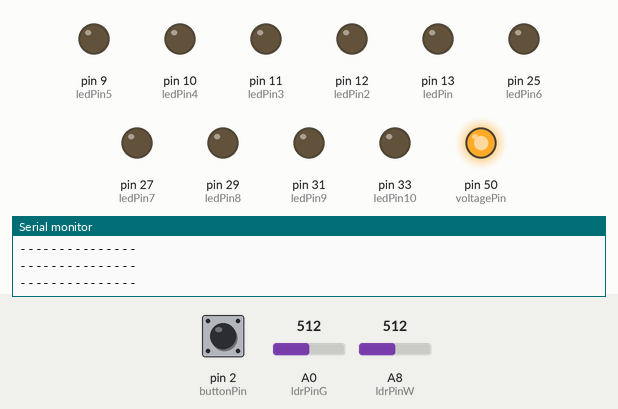
A sketch run on a simulated Arduino Mega 2560, built with avr-gcc and run on an emulated ATmega2560. Parts: output pins drawn as LEDs (lit = HIGH), the last lines printed to the serial monitor. Inputs (shaded band) come from the test bench; at power-on: A0 (ldrPinG) = 512, A8 (ldrPinW) = 512, pin 2 (buttonPin) LOW.

Above: at 1.2 s.
1.3 s: A0 (ldrPinG) set to 484
At 2.5 s:
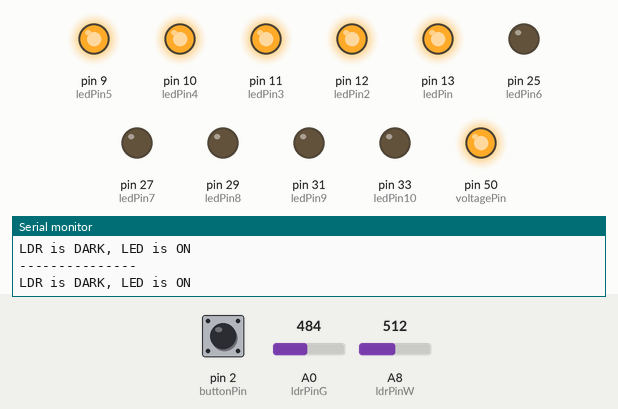
2.8 s: A8 (ldrPinW) set to 488
At 3.1 s:
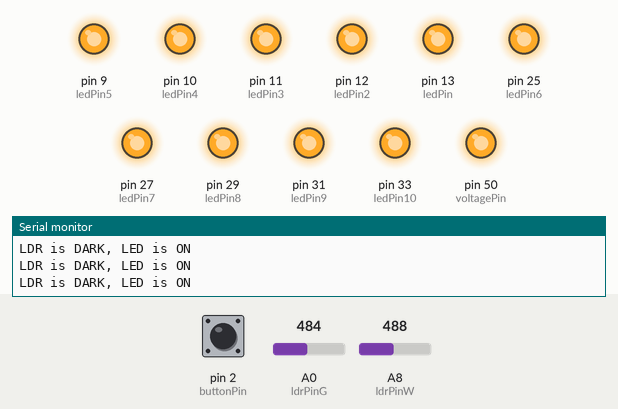
4.3 s: A0 (ldrPinG) set to 510
At 5.1 s:
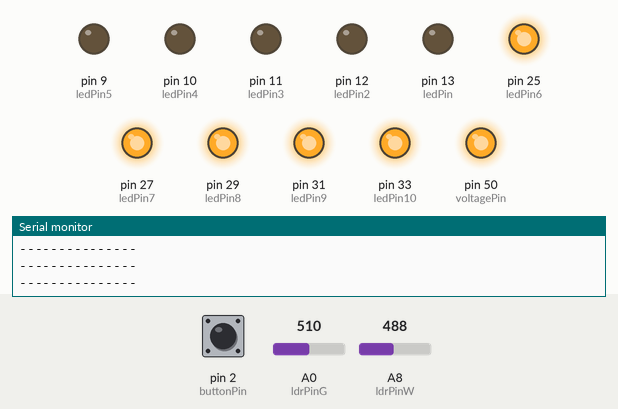
5.8 s: pin 2 (buttonPin) pulled HIGH for 0.15 s
At 8.4 s:
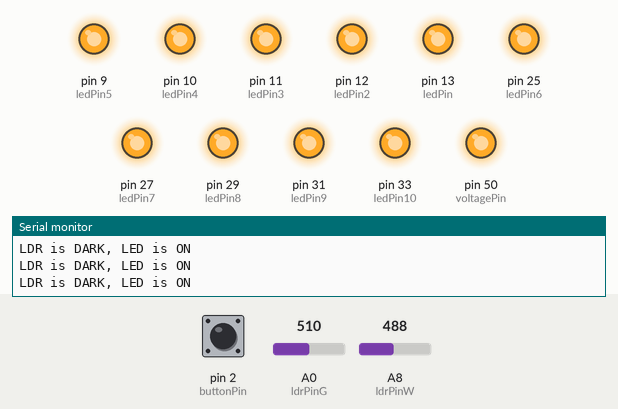
8.9 s: pin 2 (buttonPin) pulled HIGH for 1 s
At 12.3 s:
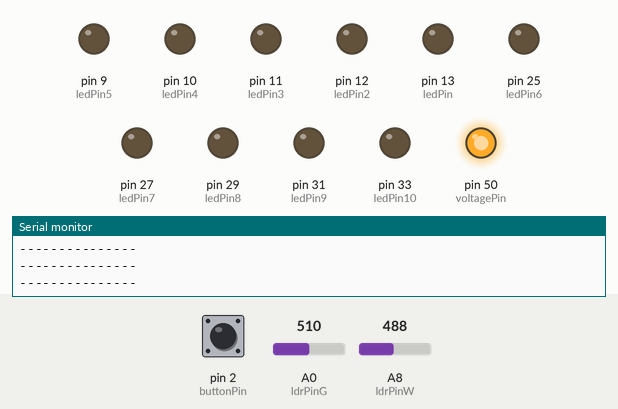
Timing chart, 0 to 13.4 s (numbered marks = the images above; inputs shaded):
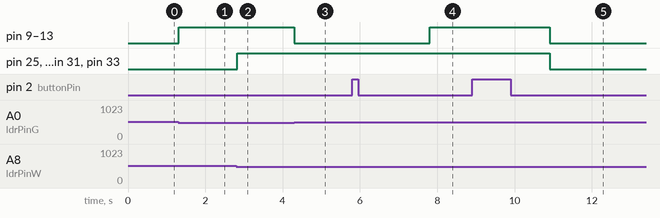

Measured:
- the behaviour switches between 501 and 500 on A0 (ldrPinG) (found by bisection; images 0 and 1)
- the behaviour switches between 501 and 500 on A8 (ldrPinW) (found by bisection; images 1 and 2)
- after the input at 1.3 s, pin 9 (ledPin5), pin 10 (ledPin4), pin 11 (ledPin3), pin 12 (ledPin2), pin 13 (ledPin): LOW → HIGH at once
- after the input at 2.8 s, pin 25 (ledPin6), pin 27 (ledPin7), pin 29 (ledPin8), pin 31 (ledPin9), pin 33 (ledPin10): LOW → HIGH at once
- after the input at 4.3 s, pin 9 (ledPin5), pin 10 (ledPin4), pin 11 (ledPin3), pin 12 (ledPin2), pin 13 (ledPin): HIGH → LOW at once
- after the input at 5.8 s, pin 9 (ledPin5), pin 10 (ledPin4), pin 11 (ledPin3), pin 12 (ledPin2), pin 13 (ledPin): LOW → HIGH after 2.0 s
- after the input at 8.9 s, pin 9 (ledPin5), pin 10 (ledPin4), pin 11 (ledPin3), pin 12 (ledPin2), pin 13 (ledPin), pin 25 (ledPin6), pin 27 (ledPin7), pin 29 (ledPin8), pin 31 (ledPin9), pin 33 (ledPin10): HIGH → LOW after 2.0 s

The sketch:

FinalProjectSMW.ino
```cpp
/*Define pins for LEDs, Button, and ldrs (photoresistors)*/
/*All Serial Reads are for tesing purposes.*/
const int ledPin = 13;
const int ledPin2 = 12;
const int ledPin3 = 11;
const int ledPin4 = 10;
const int ledPin5 = 9;

const int ledPin6 = 25;
const int ledPin7 = 27;
const int ledPin8 = 29;
const int ledPin9 = 31;
const int ledPin10 =33;
/*turns digital pin on Arduino to a 5V pin.*/
const int voltagePin = 50;
const int buttonPin = 2;
/*Define button state to be used later*/
int state;


const int ldrPinG = A0;
const int ldrPinW = A8;

void setup() {

Serial.begin(9600);
/*Button power,state,ouput*/
pinMode(voltagePin, OUTPUT);
digitalWrite(voltagePin, HIGH);
pinMode(buttonPin, INPUT);
 state = 1;
/*LED OUTPUT (Green and White but had to remove white)(Left in all pins to add in white LEDs agian at a later date)*/
pinMode(ledPin, OUTPUT);
pinMode(ledPin2, OUTPUT);
pinMode(ledPin3, OUTPUT);
pinMode(ledPin4, OUTPUT);
pinMode(ledPin5, OUTPUT);
/*(INPUT for Green and White combo LEDs, reads photoresitor level and responds*/
pinMode(ldrPinG, INPUT);
/*OUTPUT for White only LEDs*/
pinMode(ledPin6, OUTPUT);
pinMode(ledPin7, OUTPUT);
pinMode(ledPin8, OUTPUT);
pinMode(ledPin9, OUTPUT);
pinMode(ledPin10, OUTPUT);
/*(INPUT for White LEDs, reads photoresitor level and responds*/
pinMode(ldrPinW, INPUT);

}

void loop() {
/*Button has three states,(all off, Photoresistor & potentiometer controled, and all on). When button is pushed there is a delay and goes to the next state.*/
int buttonPush = digitalRead(buttonPin);
  if (buttonPush == HIGH){
    /*Mod for 3 States*/
    state = ((state+1)%3);
    /*Delay for button in milliseconds*/
    delay(2000);
    Serial.println(state);
  }
/*Reading Photoresistor for Green and White Combo. Photoresitors are analog reads.*/
int ldrstateG = analogRead(ldrPinG);
/*The number conrols the level of light or darkness for the photoresitor to trip on the LEDs, it is also conroled by the potentiometer in this project.*/
if ((ldrstateG <=500 && state==1) || state==2) {
/*LEDS ON*/
digitalWrite(ledPin, HIGH);
digitalWrite(ledPin2, HIGH);
digitalWrite(ledPin3, HIGH);
digitalWrite(ledPin4, HIGH);
digitalWrite(ledPin5, HIGH);

/*For testing.*/
Serial.println("LDR is DARK, LED is ON");

}

else {
/*LEDS OFF*/
digitalWrite(ledPin, LOW);
digitalWrite(ledPin2, LOW);
digitalWrite(ledPin3, LOW);
digitalWrite(ledPin4, LOW);
digitalWrite(ledPin5, LOW);
Serial.println("---------------");
}
/*Reading Photoresistor for White. Photoresitors are analog reads.*/
int ldrstateW = analogRead(ldrPinW);
/*The number conrols the level of light or darkness for the photoresitor to trip on the LEDs, it is also conroled by the potentiometer in this project.*/
if ((ldrstateW <=500 && state==1) || state==2) {
/*LEDS ON*/
digitalWrite(ledPin6, HIGH);
digitalWrite(ledPin7, HIGH);
digitalWrite(ledPin8, HIGH);
digitalWrite(ledPin9, HIGH);
digitalWrite(ledPin10, HIGH);

}else{
 /*LEDS OFF*/
digitalWrite(ledPin6, LOW);
digitalWrite(ledPin7, LOW);
digitalWrite(ledPin8, LOW);
digitalWrite(ledPin9, LOW);
digitalWrite(ledPin10, LOW);
Serial.println("---------------");

}

}
```
